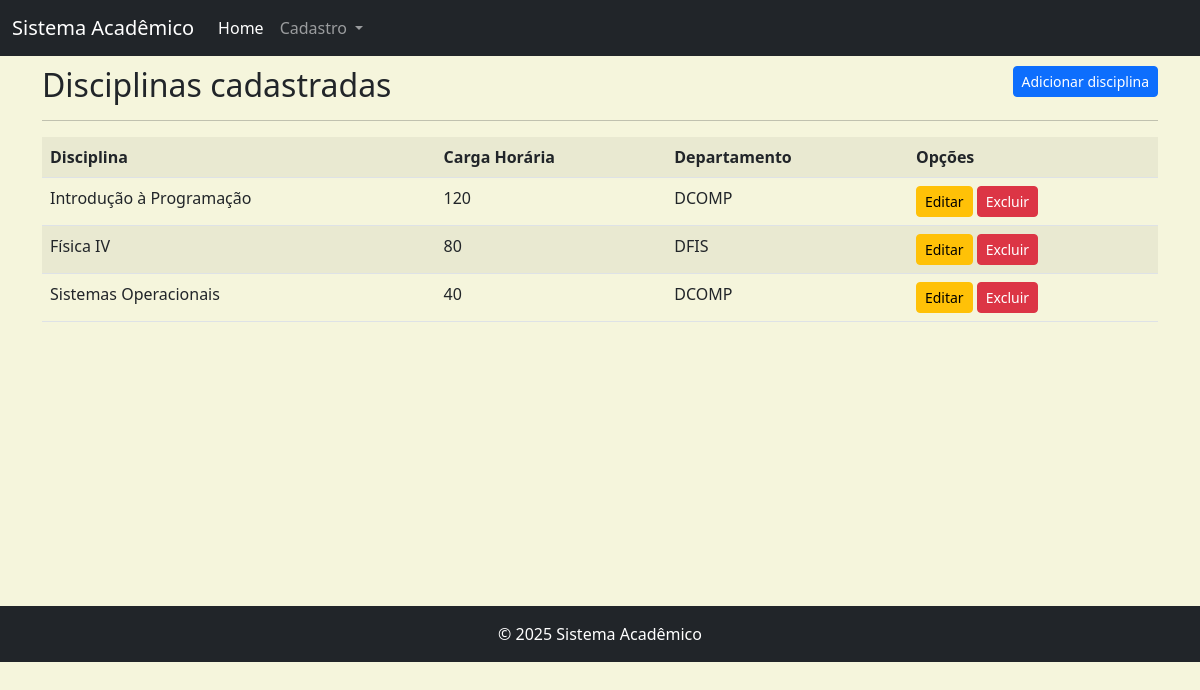
The page /listar/disciplina/ on the database its author committed.
### cadastros/models.py (models this page shows, shortened)
class Disciplina(models.Model):
    nome = models.CharField(max_length=100)
    cargaHoraria = models.IntegerField(verbose_name="Carga Horária")
    departamento = models.ForeignKey(Departamento, on_delete=models.PROTECT)

class Departamento(models.Model):
    nome = models.CharField(max_length=50)
    sigla = models.CharField(max_length=5)

### cadastros/views.py (the view)
class DisciplinaList(ListView):
    model = Disciplina
    template_name = 'cadastros/lista/disciplina.html'

### cadastros/templates/cadastros/lista/disciplina.html (shortened to what this page needs)
{% extends 'paginas/base.html' %}
{% load static %}
{% block conteudo %}
<h2>Disciplinas cadastradas
    <a href="{% url 'cadastrar-disciplina' %}"
    class="btn btn-primary btn-sm float-end">
        Adicionar disciplina
    </a>
</h2>
<hr>
<div class="table-responsive">
    <table class="table table-striped">
        <tr>
            <th>Disciplina</th>
            <th>Carga Horária</th>
            <th>Departamento</th>
            <th>Opções</th>
        </tr>
        {% for disciplina in object_list %}
        <tr>
            <td>{{ disciplina.nome }}</td>
            <td>{{ disciplina.cargaHoraria }}</td>
            <td>{{ disciplina.departamento.sigla }}</td>
            <td>
                <a href="{% url 'editar-disciplina' disciplina.pk %}"
                class="btn btn-warning btn-sm" title="Editar">
                    Editar
                </a>
                <a href="{% url 'excluir-disciplina' disciplina.pk %}"
                class="btn btn-danger btn-sm" title="Excluir">Excluir</a>
            </td>
        </tr>
        {% empty %}
        <tr>
            <td colspan="4">
                Nenhum campo registro.
            </td>
        </tr>
        {% endfor %}
    </table>
</div>
{% endblock %}

### static/css/style.css (style rules this page uses)
body { background-color: beige; }

### rows shown on the page
Disciplina: nome "Introdução à Programação", cargaHoraria "120", departamento.sigla "DCOMP"
Disciplina: nome "Física IV", cargaHoraria "80", departamento.sigla "DFIS"
Disciplina: nome "Sistemas Operacionais", cargaHoraria "40", departamento.sigla "DCOMP"
